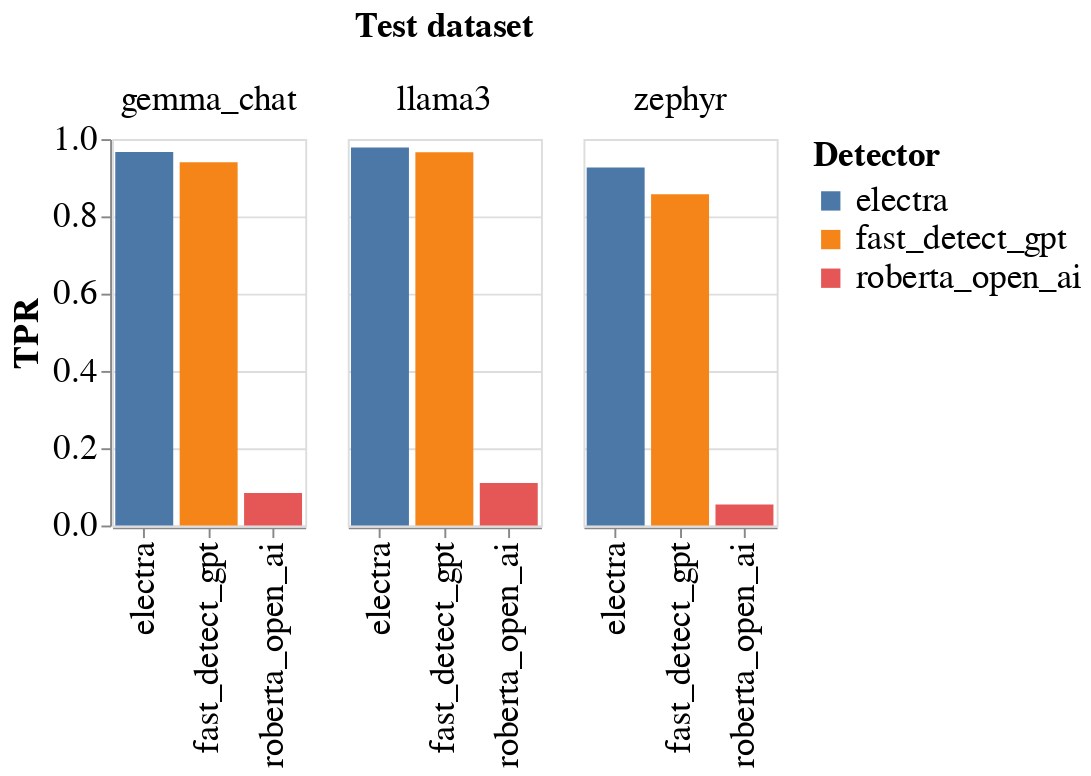

This figure's notebook cell:
### Code cell
zero_shot_detectors_and_best_trained = ["fast_detect_gpt", "roberta_base_open_ai", "electra_large_phi"]
zero_shot_only_only_df = freeze_base_df[freeze_base_df["detector"].apply(lambda x: x in zero_shot_detectors_and_best_trained)]

# only keep chat datasets
chat_models = ["gemma_chat", "zephyr", "llama3"]
zero_shot_only_only_df = zero_shot_only_only_df[zero_shot_only_only_df["dataset"].apply(lambda x: x in chat_models)]


# same as above but with bar chart
bar_chart = alt.Chart(zero_shot_only_only_df).mark_bar().encode(
    alt.X('detector_short_name:N', sort=None, title=None),
    #alt.Y('TPR:Q').scale(alt.Scale(domain=(0.1, 1), clamp=True)),
    alt.Y('TPR:Q'),
    #alt.Y('accuracy:Q'),
    alt.Color("detector_short_name:N", title="Detector"),
    column=alt.Column("dataset:N", title="Test dataset")
).properties(
    width=100,
    height=200,  
).configure_axis(
    labelFontSize=18,
    titleFontSize=18,
).configure_legend(
    labelFontSize=18,
    titleFontSize=18,
    titleLimit=0
).configure_header(
    titleFontSize=18,
    labelFontSize=18
)
bar_chart.save("notebooks/plots/heatmap_zero_shot_bar.png")
bar_chart
